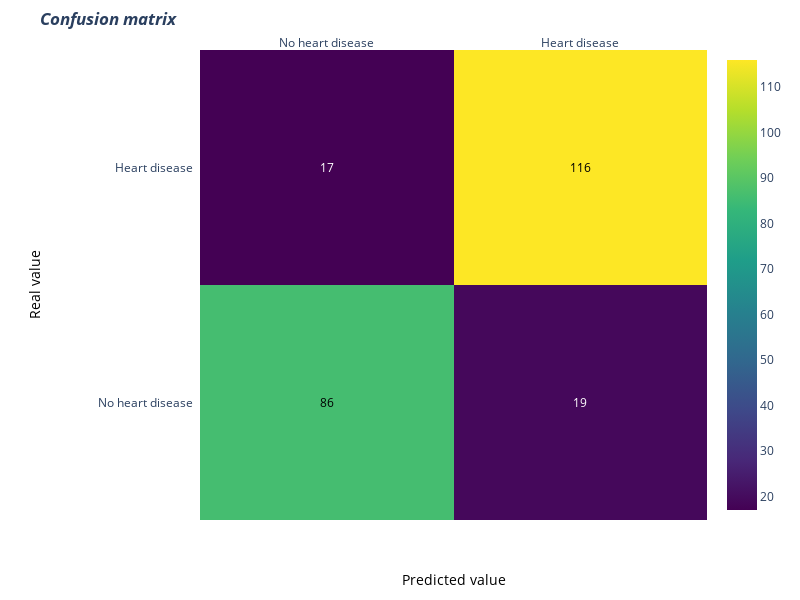

Write notebook code for a chart like this one.
### Code cell
# create the confusion matrix
cf = confusion_matrix(y_test, y_pred_lr)
confusion_matrix_plot(cf)

### Figure 1 — Plotly figure (JSON) as saved in the notebook; plotly's stock layout.template omitted (floating-point values rounded to 4 significant figures)
{"data": [{"colorscale": [[0, "#440154"], [0.1111, "#482878"], [0.2222, "#3e4989"], [0.3333, "#31688e"], [0.4444, "#26828e"], [0.5556, "#1f9e89"], [0.6667, "#35b779"], [0.7778, "#6ece58"], [0.8889, "#b5de2b"], [1, "#fde725"]], "reversescale": false, "showscale": true, "type": "heatmap", "x": ["No heart disease", "Heart disease"], "y": ["No heart disease", "Heart disease"], "z": [[86, 19], [17, 116]]}], "layout": {"annotations": [{"font": {"color": "#000000"}, "showarrow": false, "text": "86", "x": "No heart disease", "xref": "x", "y": "No heart disease", "yref": "y"}, {"font": {"color": "#FFFFFF"}, "showarrow": false, "text": "19", "x": "Heart disease", "xref": "x", "y": "No heart disease", "yref": "y"}, {"font": {"color": "#FFFFFF"}, "showarrow": false, "text": "17", "x": "No heart disease", "xref": "x", "y": "Heart disease", "yref": "y"}, {"font": {"color": "#000000"}, "showarrow": false, "text": "116", "x": "Heart disease", "xref": "x", "y": "Heart disease", "yref": "y"}, {"font": {"color": "black", "size": 14}, "showarrow": false, "text": "Predicted value", "x": 0.5, "xref": "paper", "y": -0.15, "yref": "paper"}, {"font": {"color": "black", "size": 14}, "showarrow": false, "text": "Real value", "textangle": -90, "x": -0.35, "xref": "paper", "y": 0.5, "yref": "paper"}], "height": 600, "margin": {"l": 200, "t": 50}, "title": {"text": "<i><b>Confusion matrix</b></i>"}, "width": 800, "xaxis": {"dtick": 1, "gridcolor": "rgb(0, 0, 0)", "side": "top", "ticks": ""}, "yaxis": {"dtick": 1, "ticks": "", "ticksuffix": "  "}}}
